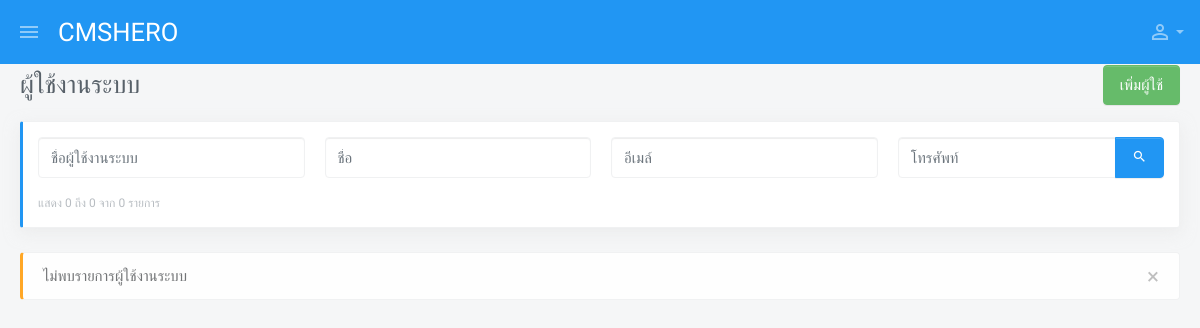
Page /account/users on the earlier database version.
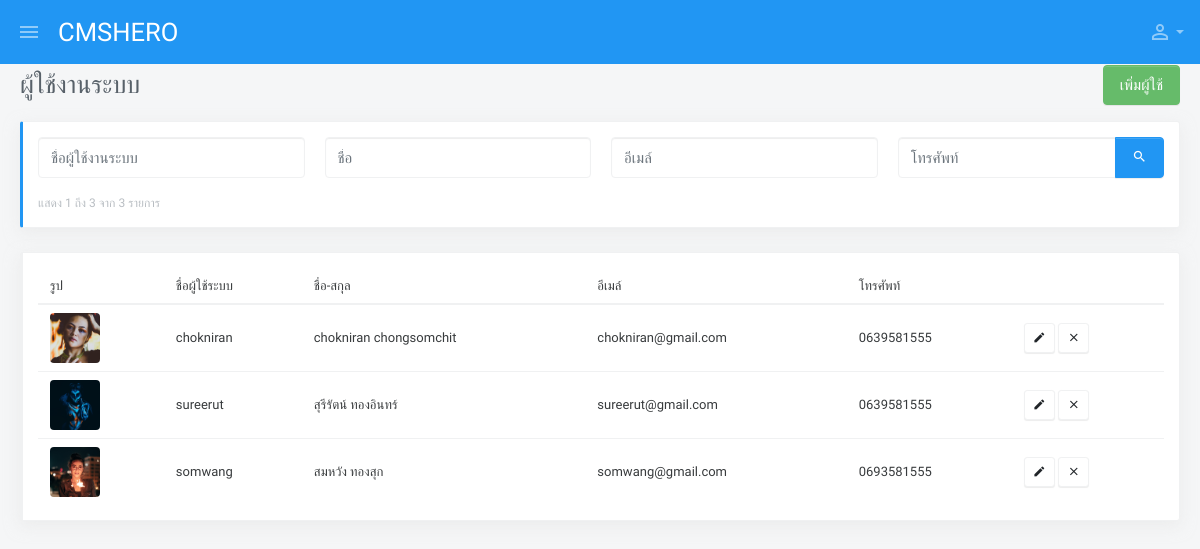
Same page on the later database version.
### accounts/models.py (models this page shows, shortened)
class Profile(models.Model):
    user = models.OneToOneField(User,on_delete = models.CASCADE)
    user_photo = models.ImageField(upload_to='profile/%Y/%m/%d/')
    user_phone = models.CharField(max_length=15)

### accounts/views.py (the view)
# urls.py: path('users',views.users,name='users'),
def users(request):
    if request.GET.get('s'):
      username =  request.GET.get('username')
      first_name =  request.GET.get('first_name')
      email =  request.GET.get('email')
      phone =  request.GET.get('phone')
      filters = Q()
      if first_name:
         filters &= models.Q(
            user__first_name__contains=first_name,
         )
      if username:
         filters &= models.Q(
            user__username__contains=username,
         )
      if email:
         filters &= models.Q(
            user__email__contains=email,
         )
      if phone:
         filters &= models.Q(
            user_phone__contains=phone,
         )
      profile = Profile.objects.filter(filters)
    else:
      profile = Profile.objects.all()
    paginator = Paginator(profile, 20)
    page = request.GET.get('page')
    profile = paginator.get_page(page)
    context = {
      "profile" : profile
    }
    return render(request,'backend/account/index.html',context)

### templates/backend/account/index.html (shortened to what the changed rows need)
{% extends 'backend/base.html' %}
{% load static %}
{% block  headercustom %}
<link rel="stylesheet" href="{% static 'css/sweetalert.css' %}">
{% endblock %}
{% block pagecontent %}
<div class="d-flex flex-column flex-sm-row flex-wrap mb-headings align-items-start align-items-sm-center">
    <div class="flex mb-2 mb-sm-0">
        <h1 class="h2">ผู้ใช้งานระบบ</h1>
    </div>
</div>
<div class="card card-body border-left-3 border-left-primary navbar-shadow mb-4">
    <form method="GET">
        <div class="d-flex flex-column flex-sm-row align-items-sm-center" style="white-space: nowrap;">
            <small class="flex text-muted text-uppercase mr-3 mb-2 mb-sm-0">แสดง {{ profile.start_index }} ถึง
                {{ profile.end_index }} จาก {{ profile.paginator.count }} รายการ</small>
        </div>
    </form>
</div>
{% if profile %}
<div class="row">
    <div class="col-md-12">
        <div class="card card-body border-left-3 navbar-shadow mb-4">
            <table class="table mb-0">
                <thead>
                    <tr>
                        <th>รูป</th>
                        <th>ชื่อผู้ใช้ระบบ</th>
                        <th>ชื่อ-สกุล</th>
                        <th>อีเมล์</th>
                        <th>โทรศัพท์</th>
                        <th></th>
                    </tr>
                </thead>
                <tbody class="list" id="search">
                    {% for profiles in profile %}
                    <tr>
                        <td class="user-avatar"><img src="{{profiles.user_photo.url}}" alt="Card image cap"
                                class="avatar-img rounded"></td>
                        <td>{{ profiles.user.username  }}</td>
                        <td>{{ profiles.user.first_name  }} {{ profiles.user.last_name  }}</td>
                        <td>{{ profiles.user.email }}</td>
                        <td>{{ profiles.user_phone }}</td>
                        <td>
                            <a href="{% url 'editprofile' profiles.id %}" class="btn btn-white btn-sm"><i
                                    class="material-icons">edit</i></a>
                            <a href="javascript:void(0)" class="btn btn-white btn-sm remove-lesson"
                                onclick="return deleteuser(user_id = {{ profiles.id }})"><i
                                    class="material-icons">clear</i></a>
                        </td>
                    </tr>
                    {% endfor %}
                </tbody>
            </table>
        </div>
    </div>
</div>
{% else %}
<div class="row">
    <div class="col-md-12">
        <div class="alert alert-light alert-dismissible border-1 border-left-3 border-left-warning" role="alert">
            <button type="button" class="close" data-dismiss="alert" aria-label="Close">
                <span aria-hidden="true">&times;</span>
            </button>
            <div class="text-black-70">ไม่พบรายการผู้ใช้งานระบบ</div>
        </div>
    </div>
</div>
{% endif %}
{% endblock %}

Differences in the rows shown:
added Profile: user_photo (picture), user.username "chokniran", user.first_name "chokniran", user.last_name "chongsomchit", user.email "chokniran@gmail.com", user_phone "0639581555"
added Profile: user_photo (picture), user.username "sureerut", user.first_name "สุรีรัตน์", user.last_name "ทองอินทร์", user.email "sureerut@gmail.com", user_phone "0639581555"
added Profile: user_photo (picture), user.username "somwang", user.first_name "สมหวัง", user.last_name "ทองสุก", user.email "somwang@gmail.com", user_phone "0693581555"
Other differences:
{{ profile.start_index }}: "0" → "1"
{{ profile.end_index }}: "0" → "3"
{{ profile.paginator.count }}: "0" → "3"
text no longer shown: "× ไม่พบรายการผู้ใช้งานระบบ"
text now shown: "รูป ชื่อผู้ใช้ระบบ ชื่อ-สกุล อีเมล์ โทรศัพท์"
